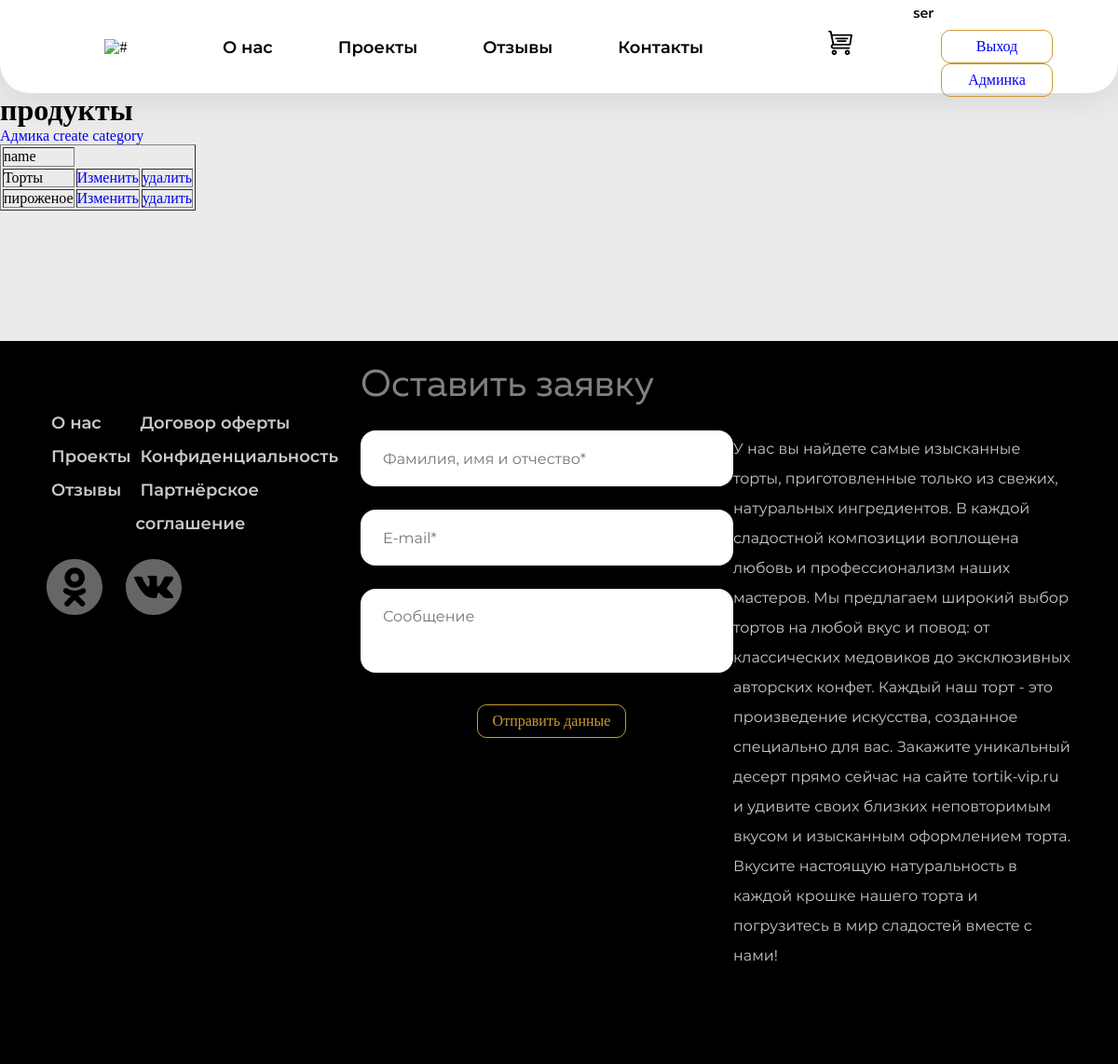
Screenshot of /site-admin/categories/ (signed in) with the database file from the repository.
### authapp/models.py (models this page shows)
class User(AbstractUser):
    image = models.ImageField(upload_to="user_img", blank=True, verbose_name="Фото")
    phone = PhoneNumberField(unique=True, blank=True, verbose_name="Номер телефона")
    email = models.EmailField(unique=True, blank=True, verbose_name="Электроная почта")

### mainapp/models.py (models this page shows, shortened)
class ProductCategories(models.Model):
    name = models.CharField(max_length=64)
    class Meta:
        verbose_name_plural = "Категории"

### adminapp/views.py (the view)
# urls.py: path("categories/", CategoriesListView.as_view(), name="categories"),
class CategoriesListView(ListView):
    model = ProductCategories
    template_name = "adminapp/categories_admin.html"
    title =  "Админка | Категории"
    context_object_name = "product_categories"

### adminapp/templates/adminapp/categories_admin.html
{% extends 'mainapp/base.html' %}
{% load static %}
{% block content %}
    <h1>продукты</h1>
    <a href="{% url 'adminapp:index' %}">Адмика</a>
    <a href="{% url 'adminapp:category_create' %}">create category</a>
    <table border=1>
        <thead>
          <tr>
            <td>name</td>
          </tr>
        </thead>
        <tbody>
            {% for category in product_categories %}
            <tr>
                <td>{{ category.name }}</td>
                <td><a href="{% url 'adminapp:category_update' category.id %}">Изменить</a></td>
                <td><a href="{% url 'adminapp:category_remove' category.id %}">удалить</a></td>
            </tr>
            {% endfor %}
        </tbody>
      </table>
{% endblock %}

### mainapp/templates/mainapp/base.html (shortened to what this page needs)
{% load static %}
<!DOCTYPE html>
<html lang="ru">
<head>
  <link rel="stylesheet" href="{% static 'style/accordion.min.css' %}">
  <link rel="stylesheet" href="https://cdn.jsdelivr.net/npm/swiper@9/swiper-bundle.min.css">
  <link rel="stylesheet" href="{% static 'style/style.css' %}">
</head>
<body>
  <header class="header">
    <div class="container">
      <div class="header__container">
        <picture class="header__logo">
          <source srcset="amg/Logo320.svg" media="(max-width: 320px)">
          <source srcset="amg/Logo1024.svg" media="(max-width: 1024px)">
          <img class="header__logo__img" src="{% static 'img/header-logonew.png'%}" alt="#">
        </picture>
        <nav class="header__menu">
          <ul class="header__menu__list">
            <li class="header__item">
              <a href="#" class="header__item__link">О нас
              </a>
            </li>
            <li class="header__item"><a href="#" class="header__item__link">
                Проекты
              </a></li>
            <li class="header__item"><a href="#" class="header__item__link">
                Отзывы
              </a></li>
            <li class="header__item"><a href="#" class="header__item__link">
                Контакты
              </a></li>
          </ul>
        </nav>
        <button class="header__recycle"><img class="header__recycle__svg" src="{% static 'img/recycle.svg' %}" alt=""></button>
        <div class="contact__one">
          {% if not user.is_authenticated %}
            <div class="bottom">
              <button class="header__menu-button button button__indent" id="open__search__form"><a href="{% url 'authapp:login' %}">Вход</a></button>
              <button class="header__menu-button button" id="open__search__form"><a href="{% url 'authapp:register' %}">Регистрация</a></button>
            </div>
            {% else %}
            <p>{{ user.username }}</p>
            <button class=" button button__indent" id="open__search__form"><a href="{% url 'authapp:logout' %}">Выход</a></button>
          {% endif %}
          {% if user.is_staff or user.is_superuser %}
          <button class=" button button__indent" id="open__search__form"><a href="{% url 'adminapp:index' %}">Админка</a></button>
          {% endif %}
        </div>
      </div>
    </div>
  </header>
  {% block content %}
  {% endblock %}
  <footer>
    <div class="container footer">
      <div class="footer__menu">
        <div class="footer__indent">
          <nav class="footer__list">
            <ul class="footer__info">
              <li class="footer__item"><a href="#" class="footer__link">О нас</a></li>
              <li class="footer__item"><a href="#" class="footer__link">Проекты</a></li>
              <li class="footer__item"><a href="#" class="footer__link">Отзывы</a></li>
            </ul>
            <ul>
              <li class="footer__item"><a href="#" class="footer__link">Договор оферты</a></li>
              <li class="footer__item"><a href="#" class="footer__link">Конфиденциальность</a></li>
              <li class="footer__item"><a href="#" class="footer__link">Партнёрское соглашение</a></li>
            </ul>
          </nav>
          <ul class="footer__smail">
            <li><a href="#" class="ok smail"></a>
            </li>
            <li><a href="#" class="vk smail"></a>
            </li>
          </ul>
        </div>
      </div>
      <div class="footer__form">
        <h2 class="footer__title title">Оставить заявку</h2>
        <form action="https://jsonplaceholder.typicode.com/posts">
          <input type="text" placeholder="Фамилия, имя и отчество*">
          <input type="text" placeholder="E-mail*">
          <textarea placeholder="Сообщение"></textarea>
          <button class="footer-button button">Отправить данные</button>
        </form>
      </div>
      <p class="footer__text">У нас вы найдете самые изысканные торты, приготовленные только из
        свежих, натуральных ингредиентов. В каждой сладостной композиции воплощена любовь и профессионализм наших
        мастеров. Мы предлагаем широкий выбор тортов на любой вкус и повод: от классических медовиков до эксклюзивных
        авторских конфет. Каждый наш торт - это произведение искусства, созданное специально для вас. Закажите
        уникальный десерт прямо сейчас на сайте tortik-vip.ru и удивите своих близких неповторимым вкусом и изысканным
        оформлением торта. Вкусите настоящую натуральность в каждой крошке нашего торта и погрузитесь в мир сладостей
        вместе с нами!</p>
    </div>
  </footer>
</body>
</html>

### static/style/style.css (style rules this page uses)
a { text-decoration: none; }
body { background-color: #ebebeb; }

### static/style/main.css (style rules this page uses)
* { margin: 0; padding: 0; box-sizing: border-box; }
body { min-width: 320px; }
header { height: 100px; }
.container { margin: auto; padding: 0 50px; max-width: 1870px; width: 100%; }
.button { height: 36px; width: 120px; position: relative; outline: none; margin-left: 50px; border: 1px; border-color: var(--gold-color); border-style: solid; text-align: center; line-height: 1; border-radius: 10px; cursor: pointer; color: var(--gold-color); font-weight: 400; font-size: 16px; font-style: normal; font-weight: normal; transition-property: color, background-color; transition-duration: 0.2s, 0.3s; }
h2 { font-family: 'MullerRegular'; font-weight: 400; font-size: 40px; font-style: normal; font-weight: normal; }
p { font-family: 'MullerMedium'; font-weight: 400; font-size: 16px; font-style: normal; font-weight: normal; line-height: 33px; }

### static/style/varialdes.css (style rules this page uses)
:root { --section-gap: 140px; --white: #FFFFFF; --blue: #00aaff; --black: #000000; --dark: #414141; --dark-light: #666666; --dark-opacity: rgba(0, 0, 0, 0.5); --gray: #CACACA; --orange: #FF9900; --orenge-hover: #FFB84D; --orange-active: #E1670E; --green: #97EE3F; --gold-x: #f7f5f0; --gold-color: #CC9933; --light-gold: #F0BF5F; --brown-cold: #A47312; --light-brown: #FFCC66; --white-white: #dfdbdb; --white-gray: #666; --grey-color: #999; --light-black: #333; }

### static/style/componets/header.css (style rules this page uses)
.header { padding: 1px 0; background-color: var(--white); border-radius: 0px 0px 32px 32px; box-shadow: 0px 5px 40px rgba(0, 0, 0, 0.1); }
.header__container { display: flex; justify-content: space-between; align-items: center; height: 100px; }
.header__menu { display: flex; }
.header__logo { display: block; margin-right: 40px; }
.header__logo__img { height: 95px; }
.header__menu__list { display: flex; margin-right: 70px; margin-top: 0px; flex-wrap: wrap; gap: 10px 70px; }
.header__item__link { color: var(--black); font-family: 'Montserrat'; font-size: 18px; font-weight: 600; line-height: 22px; text-decoration: none; }
.button__indent { right: 20px; }
.header__recycle__svg { max-width: 30px; max-height: 30px; cursor: pointer; }
.header__recycle { margin-bottom: 5px; }
.contact__one { display: flex; flex-direction: column; }

### static/style/componets/questions.css (style rules this page uses)
:root { --width-plus: calc(60% + 1px); }

### static/style/componets/footer.css (style rules this page uses)
footer { width: 100%; background: black; color: gray; padding: 25px 0 ; margin-top: var(--section-gap); }
.footer__list { display: flex; justify-content: space-between; }
.footer__info { margin: 0; padding: 0; margin-bottom: 20px; }
footer .container { display: flex; justify-content: space-between; align-items: flex-start; }
.footer__text { max-width: 363px; padding: 75px 0; }
.footer__form { max-width: 400px; }
.footer__form input { font-family: 'Montserrat'; font-size: 16px; font-weight: 400; line-height: 32px; height: 60px; width: 570px; }
.footer__form textarea { font-family: 'Montserrat'; font-size: 16px; font-weight: 400; line-height: 32px; height: 90px; }
.footer__form input, .footer__form textarea { outline: 0; border: none; background: #fff; color: #c5cfca; border-radius: 16px; padding: 14px 24px; }
.footer__form form, .footer__form input, .footer__form textarea { width: 100%; box-sizing: border-box; }
.footer__title, .footer__form input { margin-bottom: 25px; }
.footer__form textarea { margin-bottom: 29px; resize: none; }
.footer__link { color: var(--gray); font-family: 'Montserrat'; font-size: 18px; font-weight: 600; line-height: 36px; text-decoration: none; margin-top: 50px; padding: 2px 5px; }
.footer__text { color: var(--gray); font-family: 'Montserrat'; font-size: 16px; font-weight: 400; line-height: 32px; text-decoration: none; }
.footer__smail { display: flex; margin-top: 20px; }
.ok { cursor: pointer; }
.vk { cursor: pointer; margin-left: 25px; }
.footer-button { width: 160px; margin-left: 125px; }
.footer__indent { margin-top: 20px; }

### rows the page displays
User: username "ser"
ProductCategories: name "Торты"
ProductCategories: name "пироженое"
